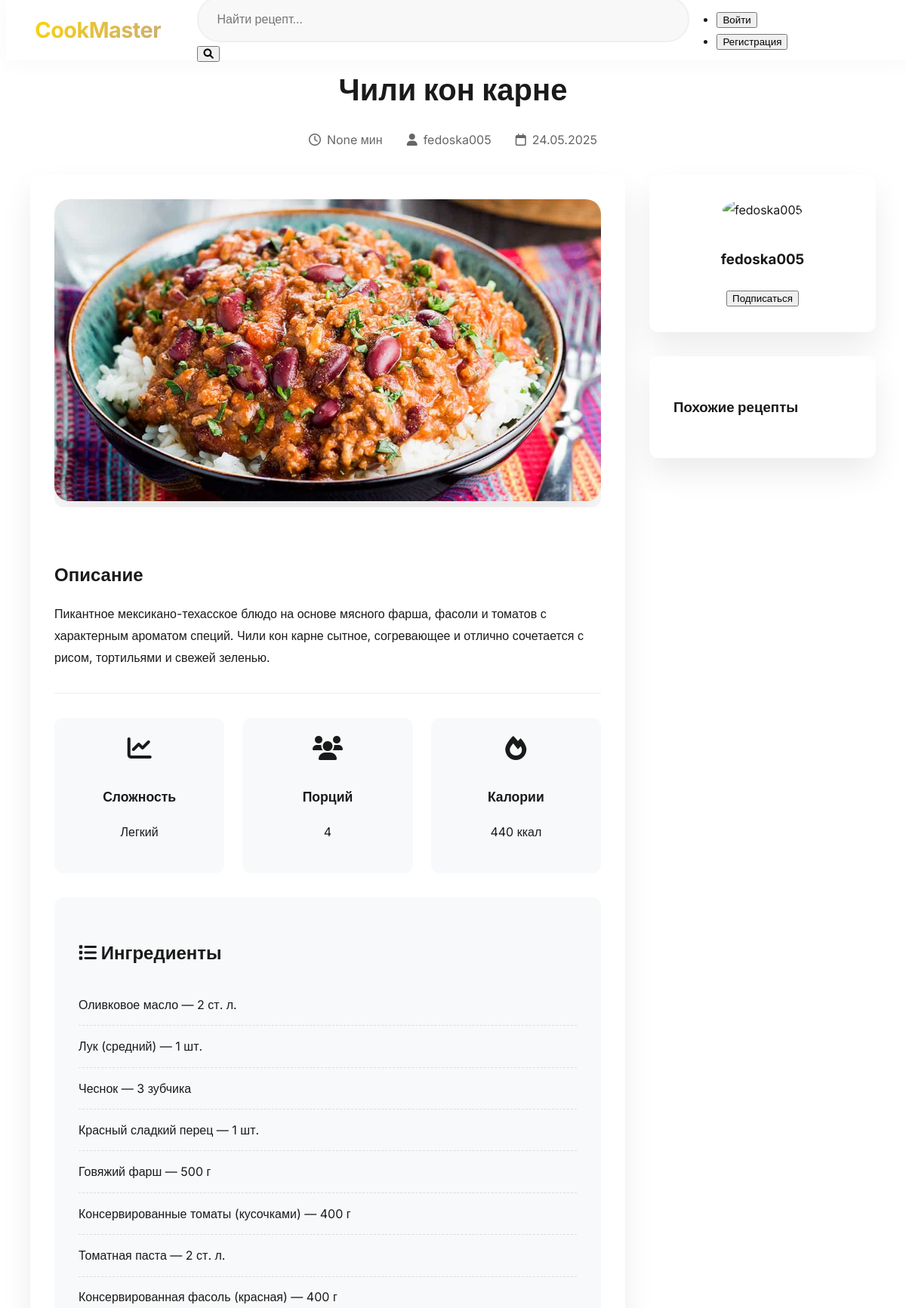
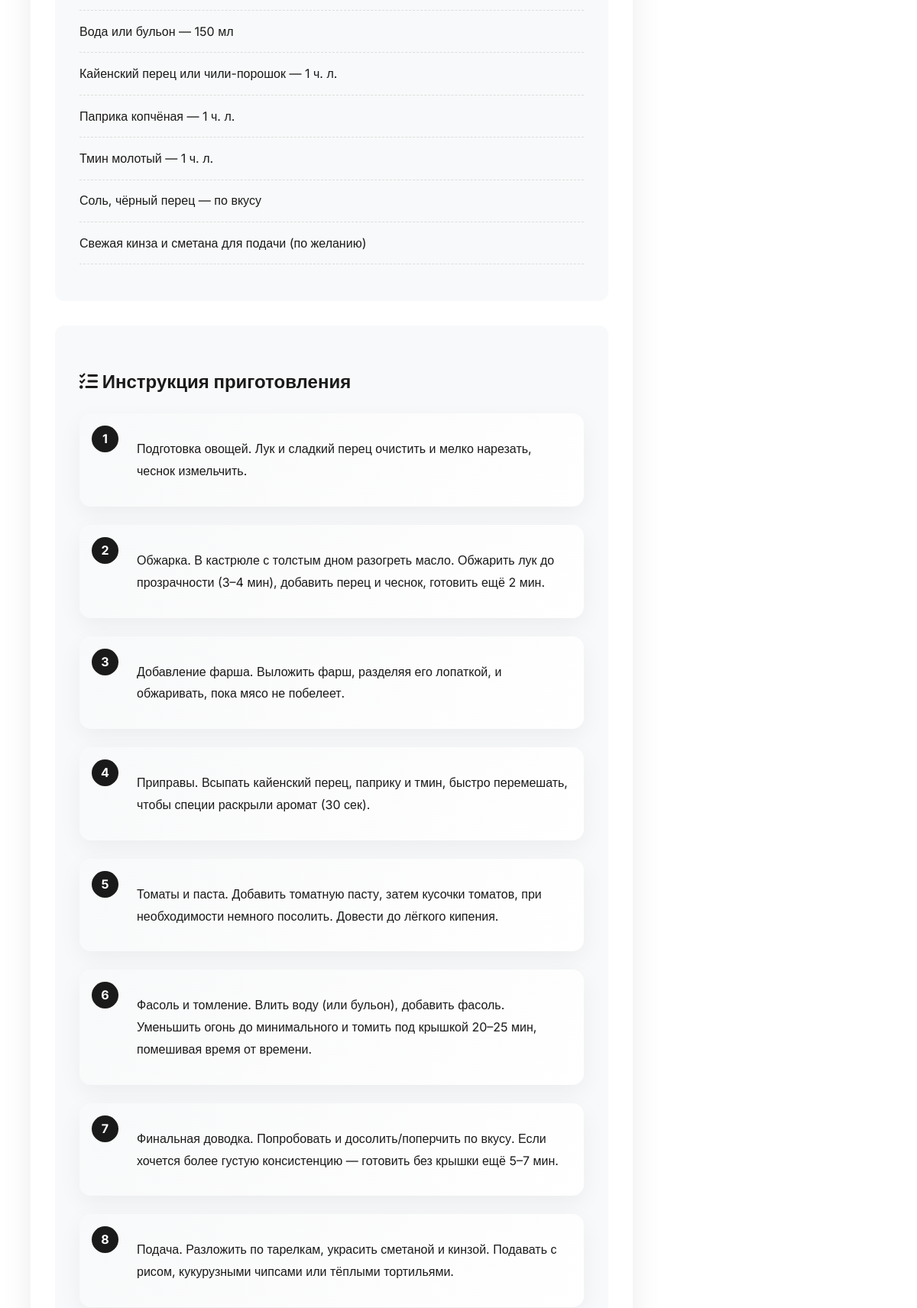
The app's page /recipe/2/ (upper part) with its own data (2 pictures, top to bottom).
### recipes/models.py (models this page shows, shortened)
class Recipe(models.Model):
    DIFFICULTY_CHOICES = [
        ('easy', 'Легкий'),
        ('medium', 'Средний'),
        ('hard', 'Сложный'),
    ]
    title = models.CharField(max_length=255, verbose_name="Название")
    description = models.TextField(verbose_name="Описание")
    ingredients = models.TextField(verbose_name="Ингредиенты", help_text="Каждый ингредиент с новой строки")
    cooking_steps = models.TextField(verbose_name="Шаги приготовления", help_text="Каждый шаг с новой строки")
    cooking_time = models.CharField(max_length=100, blank=True, null=True, verbose_name="Время готовки") # в минутах
    image = models.ImageField(upload_to='recipes/images/', blank=True, null=True, verbose_name="Фото")
    author = models.ForeignKey(User, on_delete=models.CASCADE, verbose_name="Автор")
    created_at = models.DateTimeField(auto_now_add=True, verbose_name="Дата создания")
    category = models.ManyToManyField(
        Category,
        through='RecipeCategory',
        related_name='recipes',
        verbose_name="Категории"
    )   # Связь с категорией
    difficulty = models.CharField(
        max_length=10,
        choices=DIFFICULTY_CHOICES,
        default='medium',
        verbose_name="Сложность"
    )
    servings = models.PositiveIntegerField(default=1, verbose_name="Порции")
    calories = models.PositiveIntegerField(default=0, verbose_name="Калории")
    class Meta:
        verbose_name = "Рецепт"
        verbose_name_plural = "Рецепты"

### recipes/views.py (the view)
# urls.py: path('recipe/<int:recipe_id>/', views.recipe_detail, name='recipe_detail'),
def recipe_detail(request, recipe_id):
    recipe = get_object_or_404(Recipe, id=recipe_id)
    context = {
        'recipe': recipe,
        'home_url': reverse('recipes:home')  # Add the correct URL name
    }
    return render(request, 'recipes/recipe_detail.html', context)

### recipes/templates/recipes/recipe_detail.html (shortened to what this page needs)
{% extends 'base.html' %}
{% load static %}
{% block content %}
<div class="recipe-detail">
    <div class="recipe-header">
        <div class="recipe-title-section">
            <h1>{{ recipe.title }}</h1>
            <div class="recipe-meta">
                <span><i class="far fa-clock"></i> {{ recipe.cooking_time }} мин</span>
                <span><i class="fas fa-user"></i> {{ recipe.author }}</span>
                <span><i class="far fa-calendar"></i> {{ recipe.created_at|date:"d.m.Y" }}</span>
            </div>
        </div>
    </div>
    <div class="recipe-content">
        <div class="recipe-main">
            <div class="recipe-image-container">
                {% if recipe.image %}
                    <img src="{{ recipe.image.url }}" alt="{{ recipe.title }}" class="recipe-main-image">
                {% else %}
                    <img src="{% static 'images/default-recipe.jpg' %}" alt="Default recipe image" class="recipe-main-image">
                {% endif %}
            </div>
            <div class="recipe-description">
                <h2>Описание</h2>
                <p>{{ recipe.description }}</p>
            </div>
            <div class="recipe-info-grid">
                <div class="recipe-info-card">
                    <i class="fas fa-chart-line"></i>
                    <h3>Сложность</h3>
                    <p>{{ recipe.get_difficulty_display }}</p>
                </div>
                <div class="recipe-info-card">
                    <i class="fas fa-users"></i>
                    <h3>Порций</h3>
                    <p>{{ recipe.servings }}</p>
                </div>
                <div class="recipe-info-card">
                    <i class="fas fa-fire"></i>
                    <h3>Калории</h3>
                    <p>{{ recipe.calories }} ккал</p>
                </div>
            </div>
            <div class="recipe-sections">
                <div class="ingredients-section">
                    <h2><i class="fas fa-list"></i> Ингредиенты</h2>
                    <ul class="ingredients-list">
                        {% for ingredient in recipe.ingredients.splitlines %}
                        <li>
                            <span class="ingredient-name">{{ ingredient }}</span>
                        </li>
                        {% endfor %}
                    </ul>
                </div>
                <div class="instructions-section">
                    <h2><i class="fas fa-tasks"></i> Инструкция приготовления</h2>
                    <div class="instructions-list">
                        {% for step in recipe.cooking_steps.splitlines %}
                        <div class="instruction-step">
                            <div class="step-number">{{ forloop.counter }}</div>
                            <p>{{ step }}</p>
                        </div>
                        {% endfor %}
                    </div>
                </div>
            </div>
        </div>
        <div class="recipe-sidebar">
            <div class="author-card">
                <img src="{{ recipe.author.profile.avatar.url }}" alt="{{ recipe.author.username }}" class="author-avatar">
                <h3>{{ recipe.author.username }}</h3>
                <button class="btn-follow">Подписаться</button>
            </div>
            <div class="similar-recipes">
                <h3>Похожие рецепты</h3>
            </div>
        </div>
    </div>
</div>
{% endblock %}

### recipes/static/css/style.css (style rules this page uses)
:root { --primary-color: #1a1a1a; --secondary-color: #ffd700; --accent-color: #c8a97e; --background-color: #ffffff; --card-bg: #ffffff; --text-primary: #1a1a1a; --text-secondary: #666666; --border-radius: 12px; --box-shadow: 0 20px 40px rgba(0, 0, 0, 0.08); --transition: all 0.4s cubic-bezier(0.165, 0.84, 0.44, 1); --header-height: 80px; }
html { scroll-behavior: smooth; scroll-padding-top: var(--header-height); }
body { font-family: 'Inter', sans-serif; background-color: var(--background-color); color: var(--text-primary); line-height: 1.8; }
.recipe-content { flex-grow: 1; }
.recipe-detail { max-width: 1200px; margin: 0 auto; padding: 3rem 2rem; }
.recipe-header { text-align: center; margin-bottom: 2rem; }
.recipe-title-section h1 { font-size: 2.5rem; color: var(--text-primary); margin-bottom: 1rem; }
.recipe-meta { display: flex; justify-content: center; gap: 2rem; color: var(--text-secondary); }
.recipe-meta span { display: flex; align-items: center; gap: 0.5rem; }
.recipe-content { display: grid; grid-template-columns: 1fr 300px; gap: 2rem; }
.recipe-main { background: var(--card-bg); border-radius: var(--border-radius); padding: 2rem; box-shadow: var(--box-shadow); }
.recipe-image-container { border-radius: var(--border-radius); overflow: hidden; margin-bottom: 2rem; }
.recipe-main-image { width: 100%; height: 400px; object-fit: cover; border-radius: 20px; box-shadow: 0 30px 60px rgba(0,0,0,0.1); }
.recipe-description { margin: 2rem 0; padding: 1rem 0; border-bottom: 1px solid #eee; }
.recipe-description h2 { color: var(--text-primary); margin-bottom: 1rem; font-size: 1.5rem; }
.recipe-info-grid { display: grid; grid-template-columns: repeat(3, 1fr); gap: 1.5rem; margin: 2rem 0; }
.recipe-info-card { background: #f8f9fa; padding: 1.5rem; border-radius: var(--border-radius); text-align: center; transition: transform 0.3s ease; }
.recipe-info-card i { font-size: 2rem; color: var(--primary-color); margin-bottom: 1rem; }
.recipe-info-card h3 { font-size: 1.1rem; margin-bottom: 0.5rem; color: var(--text-primary); }
.ingredients-section, .instructions-section { margin: 2rem 0; padding: 2rem; background: #f8f9fa; border-radius: var(--border-radius); }
.ingredients-list { list-style: none; padding: 0; }
.ingredients-list li { display: flex; justify-content: space-between; padding: 0.8rem 0; border-bottom: 1px dashed #ddd; }
.instruction-step { display: flex; gap: 1.5rem; margin-bottom: 1.5rem; padding: 1rem; background: linear-gradient(135deg, #f8f9fa 0%, #ffffff 100%); border-radius: 15px; box-shadow: 0 10px 30px rgba(0,0,0,0.05); transition: var(--transition); }
.step-number { width: 35px; height: 35px; background: var(--primary-color); color: white; border-radius: 50%; display: flex; align-items: center; justify-content: center; font-weight: bold; flex-shrink: 0; }
.recipe-sidebar { display: flex; flex-direction: column; gap: 2rem; }
.author-card { background: var(--card-bg); padding: 2rem; border-radius: var(--border-radius); text-align: center; box-shadow: var(--box-shadow); }
.author-avatar { width: 100px; height: 100px; border-radius: 50%; margin-bottom: 1rem; object-fit: cover; }
.similar-recipes { background: var(--card-bg); padding: 2rem; border-radius: var(--border-radius); box-shadow: var(--box-shadow); }

### records on screen
Recipe: title "Чили кон карне", cooking_time "None", author "fedoska005", created_at "24.05.2025", image (picture), description "Пикантное мексикано-техасское блюдо на основе мясного фарша, фасоли и томатов с характерным ароматом специй. Чили кон карне сытное, согревающее и отлично сочетается с рисом, тортильями и свежей зеленью.", difficulty "Легкий", servings "4", calories "440", author.username "fedoska005"

### other values on screen
{{ ingredient }} "Оливковое масло — 2 ст. л." "Лук (средний) — 1 шт." "Чеснок — 3 зубчика" "Красный сладкий перец — 1 шт." "Говяжий фарш — 500 г" "Консервированные томаты (кусочками) — 400 г" "Томатная паста — 2 ст. л." "Консервированная фасоль (красная) — 400 г" "Вода или бульон — 150 мл" "Кайенский перец или чили-порошок — 1 ч. л." "Паприка копчёная — 1 ч. л." "Тмин молотый — 1 ч. л." "Соль, чёрный перец — по вкусу" "Свежая кинза и сметана для подачи (по желанию)"
{{ step }} "Подготовка овощей. Лук и сладкий перец очистить и мелко нарезать, чеснок измельчить." "Обжарка. В кастрюле с толстым дном разогреть масло. Обжарить лук до прозрачности (3–4 мин), добавить перец и чеснок, готовить ещё 2 мин." "Добавление фарша. Выложить фарш, разделяя его лопаткой, и обжаривать, пока мясо не побелеет." "Приправы. Всыпать кайенский перец, паприку и тмин, быстро перемешать, чтобы специи раскрыли аромат (30 сек)." "Томаты и паста. Добавить томатную пасту, затем кусочки томатов, при необходимости немного посолить. Довести до лёгкого кипения." "Фасоль и томление. Влить воду (или бульон), добавить фасоль. Уменьшить огонь до минимального и томить под крышкой 20–25 мин, помешивая время от времени." "Финальная доводка. Попробовать и досолить/поперчить по вкусу. Если хочется более густую консистенцию — готовить без крышки ещё 5–7 мин." "Подача. Разложить по тарелкам, украсить сметаной и кинзой. Подавать с рисом, кукурузными чипсами или тёплыми тортильями."
